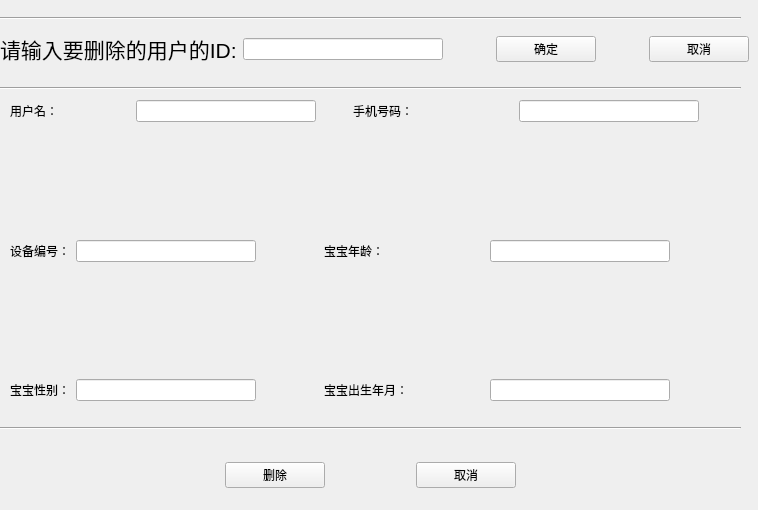
   <widget class="QWidget" name="userDelate">
    <attribute name="title">
     <string>用户删除</string>
    </attribute>
    <widget class="Line" name="line_7">
     <property name="geometry">
      <rect>
       <x>0</x>
       <y>10</y>
       <width>741</width>
       <height>16</height>
      </rect>
     </property>
     <property name="orientation">
      <enum>Qt::Horizontal</enum>
     </property>
    </widget>
    <widget class="QWidget" name="layoutWidget_2">
     <property name="geometry">
      <rect>
       <x>10</x>
       <y>100</y>
       <width>721</width>
       <height>301</height>
      </rect>
     </property>
     <layout class="QVBoxLayout" name="verticalLayout_3">
      <item>
       <layout class="QHBoxLayout" name="horizontalLayout_21">
        <item>
         <layout class="QHBoxLayout" name="horizontalLayout_22">
          <item>
           <widget class="QLabel" name="label_15">
            <property name="minimumSize">
             <size>
              <width>120</width>
              <height>0</height>
             </size>
            </property>
            <property name="text">
             <string>用户名：</string>
            </property>
           </widget>
          </item>
          <item>
           <widget class="QLineEdit" name="userDelete_userNameLineEdit">
            <property name="minimumSize">
             <size>
              <width>180</width>
              <height>0</height>
             </size>
            </property>
           </widget>
          </item>
         </layout>
        </item>
        <item>
         <spacer name="horizontalSpacer_20">
          <property name="orientation">
           <enum>Qt::Horizontal</enum>
          </property>
          <property name="sizeHint" stdset="0">
           <size>
            <width>40</width>
            <height>20</height>
           </size>
          </property>
         </spacer>
        </item>
        <item>
         <layout class="QHBoxLayout" name="horizontalLayout_23">
          <item>
           <widget class="QLabel" name="label_16">
            <property name="minimumSize">
             <size>
              <width>160</width>
              <height>0</height>
             </size>
            </property>
            <property name="text">
             <string>手机号码：</string>
            </property>
           </widget>
          </item>
          <item>
           <widget class="QLineEdit" name="userDelete_phoneNumberLineEdit">
            <property name="minimumSize">
             <size>
              <width>180</width>
              <height>0</height>
             </size>
            </property>
           </widget>
          </item>
         </layout>
        </item>
        <item>
         <spacer name="horizontalSpacer_21">
          <property name="orientation">
           <enum>Qt::Horizontal</enum>
          </property>
          <property name="sizeHint" stdset="0">
           <size>
            <width>40</width>
            <height>20</height>
           </size>
          </property>
         </spacer>
        </item>
       </layout>
      </item>
      <item>
       <spacer name="verticalSpacer_5">
        <property name="orientation">
         <enum>Qt::Vertical</enum>
        </property>
        <property name="sizeHint" stdset="0">
         <size>
          <width>20</width>
          <height>40</height>
         </size>
        </property>
       </spacer>
      </item>
      <item>
       <layout class="QHBoxLayout" name="horizontalLayout_24">
        <item>
         <layout class="QHBoxLayout" name="horizontalLayout_25">
          <item>
           <widget class="QLabel" name="label_17">
            <property name="text">
             <string>设备编号：</string>
            </property>
           </widget>
          </item>
          <item>
           <widget class="QLineEdit" name="userDelete_machineNameLineEdit">
            <property name="minimumSize">
             <size>
              <width>180</width>
              <height>0</height>
             </size>
            </property>
           </widget>
          </item>
         </layout>
        </item>
        <item>
         <spacer name="horizontalSpacer_22">
          <property name="orientation">
           <enum>Qt::Horizontal</enum>
          </property>
          <property name="sizeHint" stdset="0">
           <size>
            <width>40</width>
            <height>20</height>
           </size>
          </property>
         </spacer>
        </item>
        <item>
         <layout class="QHBoxLayout" name="horizontalLayout_26">
          <item>
           <widget class="QLabel" name="label_18">
            <property name="minimumSize">
             <size>
              <width>160</width>
              <height>0</height>
             </size>
            </property>
            <property name="text">
             <string>宝宝年龄：</string>
            </property>
           </widget>
          </item>
          <item>
           <widget class="QLineEdit" name="userDelete_babyAgeLineEdit">
            <property name="minimumSize">
             <size>
              <width>180</width>
              <height>0</height>
             </size>
            </property>
           </widget>
          </item>
         </layout>
        </item>
        <item>
         <spacer name="horizontalSpacer_23">
          <property name="orientation">
           <enum>Qt::Horizontal</enum>
          </property>
          <property name="sizeHint" stdset="0">
           <size>
            <width>40</width>
            <height>20</height>
           </size>
          </property>
         </spacer>
        </item>
       </layout>
      </item>
      <item>
       <spacer name="verticalSpacer_6">
        <property name="orientation">
         <enum>Qt::Vertical</enum>
        </property>
        <property name="sizeHint" stdset="0">
         <size>
          <width>20</width>
          <height>40</height>
         </size>
        </property>
       </spacer>
      </item>
      <item>
       <layout class="QHBoxLayout" name="horizontalLayout_27">
        <item>
         <layout class="QHBoxLayout" name="horizontalLayout_28">
          <item>
           <widget class="QLabel" name="label_19">
            <property name="text">
             <string>宝宝性别：</string>
            </property>
           </widget>
          </item>
          <item>
           <widget class="QLineEdit" name="userDelete_babySexLineEdit">
            <property name="minimumSize">
             <size>
              <width>180</width>
              <height>0</height>
             </size>
            </property>
           </widget>
          </item>
         </layout>
        </item>
        <item>
         <spacer name="horizontalSpacer_24">
          <property name="orientation">
           <enum>Qt::Horizontal</enum>
          </property>
          <property name="sizeHint" stdset="0">
           <size>
            <width>40</width>
            <height>20</height>
           </size>
          </property>
         </spacer>
        </item>
        <item>
         <layout class="QHBoxLayout" name="horizontalLayout_29">
          <item>
           <widget class="QLabel" name="label_20">
            <property name="minimumSize">
             <size>
              <width>160</width>
              <height>0</height>
             </size>
            </property>
            <property name="text">
             <string>宝宝出生年月：</string>
            </property>
           </widget>
          </item>
          <item>
           <widget class="QLineEdit" name="userDelete_babBothdayLineEdit">
            <property name="minimumSize">
             <size>
              <width>180</width>
              <height>0</height>
             </size>
            </property>
           </widget>
          </item>
         </layout>
        </item>
        <item>
         <spacer name="horizontalSpacer_25">
          <property name="orientation">
           <enum>Qt::Horizontal</enum>
          </property>
          <property name="sizeHint" stdset="0">
           <size>
            <width>40</width>
            <height>20</height>
           </size>
          </property>
         </spacer>
        </item>
       </layout>
      </item>
     </layout>
    </widget>
    <widget class="Line" name="line_8">
     <property name="geometry">
      <rect>
       <x>0</x>
       <y>80</y>
       <width>741</width>
       <height>16</height>
      </rect>
     </property>
     <property name="orientation">
      <enum>Qt::Horizontal</enum>
     </property>
    </widget>
    <widget class="Line" name="line_9">
     <property name="geometry">
      <rect>
       <x>0</x>
       <y>420</y>
       <width>741</width>
       <height>16</height>
      </rect>
     </property>
     <property name="orientation">
      <enum>Qt::Horizontal</enum>
     </property>
    </widget>
    <widget class="QWidget" name="layoutWidget">
     <property name="geometry">
      <rect>
       <x>0</x>
       <y>30</y>
       <width>749</width>
       <height>38</height>
      </rect>
     </property>
     <layout class="QHBoxLayout" name="horizontalLayout_30">
      <item>
       <widget class="QLabel" name="label_14">
        <property name="font">
         <font>
          <family>MS Sans Serif</family>
          <pointsize>16</pointsize>
         </font>
        </property>
        <property name="text">
         <string>请输入要删除的用户的ID:</string>
        </property>
       </widget>
      </item>
      <item>
       <widget class="QLineEdit" name="userDelete_userIdLineEdit">
        <property name="minimumSize">
         <size>
          <width>200</width>
          <height>0</height>
         </size>
        </property>
       </widget>
      </item>
      <item>
       <spacer name="horizontalSpacer_18">
        <property name="orientation">
         <enum>Qt::Horizontal</enum>
        </property>
        <property name="sizeHint" stdset="0">
         <size>
          <width>40</width>
          <height>20</height>
         </size>
        </property>
       </spacer>
      </item>
      <item>
       <widget class="QPushButton" name="userDelete_surePushBt">
        <property name="minimumSize">
         <size>
          <width>100</width>
          <height>0</height>
         </size>
        </property>
        <property name="text">
         <string>确定</string>
        </property>
       </widget>
      </item>
      <item>
       <spacer name="horizontalSpacer_19">
        <property name="orientation">
         <enum>Qt::Horizontal</enum>
        </property>
        <property name="sizeHint" stdset="0">
         <size>
          <width>40</width>
          <height>20</height>
         </size>
        </property>
       </spacer>
      </item>
      <item>
       <widget class="QPushButton" name="userDelete_canclePushBt">
        <property name="minimumSize">
         <size>
          <width>100</width>
          <height>0</height>
         </size>
        </property>
        <property name="text">
         <string>取消</string>
        </property>
       </widget>
      </item>
     </layout>
    </widget>
    <widget class="QWidget" name="layoutWidget">
     <property name="geometry">
      <rect>
       <x>140</x>
       <y>450</y>
       <width>461</width>
       <height>51</height>
      </rect>
     </property>
     <layout class="QHBoxLayout" name="horizontalLayout_31">
      <item>
       <spacer name="horizontalSpacer_28">
        <property name="orientation">
         <enum>Qt::Horizontal</enum>
        </property>
        <property name="sizeHint" stdset="0">
         <size>
          <width>40</width>
          <height>20</height>
         </size>
        </property>
       </spacer>
      </item>
      <item>
       <widget class="QPushButton" name="userDelete_deletePushBt">
        <property name="minimumSize">
         <size>
          <width>100</width>
          <height>0</height>
         </size>
        </property>
        <property name="text">
         <string>删除</string>
        </property>
       </widget>
      </item>
      <item>
       <spacer name="horizontalSpacer_26">
        <property name="orientation">
         <enum>Qt::Horizontal</enum>
        </property>
        <property name="sizeHint" stdset="0">
         <size>
          <width>40</width>
          <height>20</height>
         </size>
        </property>
       </spacer>
      </item>
      <item>
       <widget class="QPushButton" name="userDelete_canclePushBt1">
        <property name="minimumSize">
         <size>
          <width>100</width>
          <height>0</height>
         </size>
        </property>
        <property name="text">
         <string>取消</string>
        </property>
       </widget>
      </item>
      <item>
       <spacer name="horizontalSpacer_27">
        <property name="orientation">
         <enum>Qt::Horizontal</enum>
        </property>
        <property name="sizeHint" stdset="0">
         <size>
          <width>40</width>
          <height>20</height>
         </size>
        </property>
       </spacer>
      </item>
     </layout>
    </widget>
   </widget>
